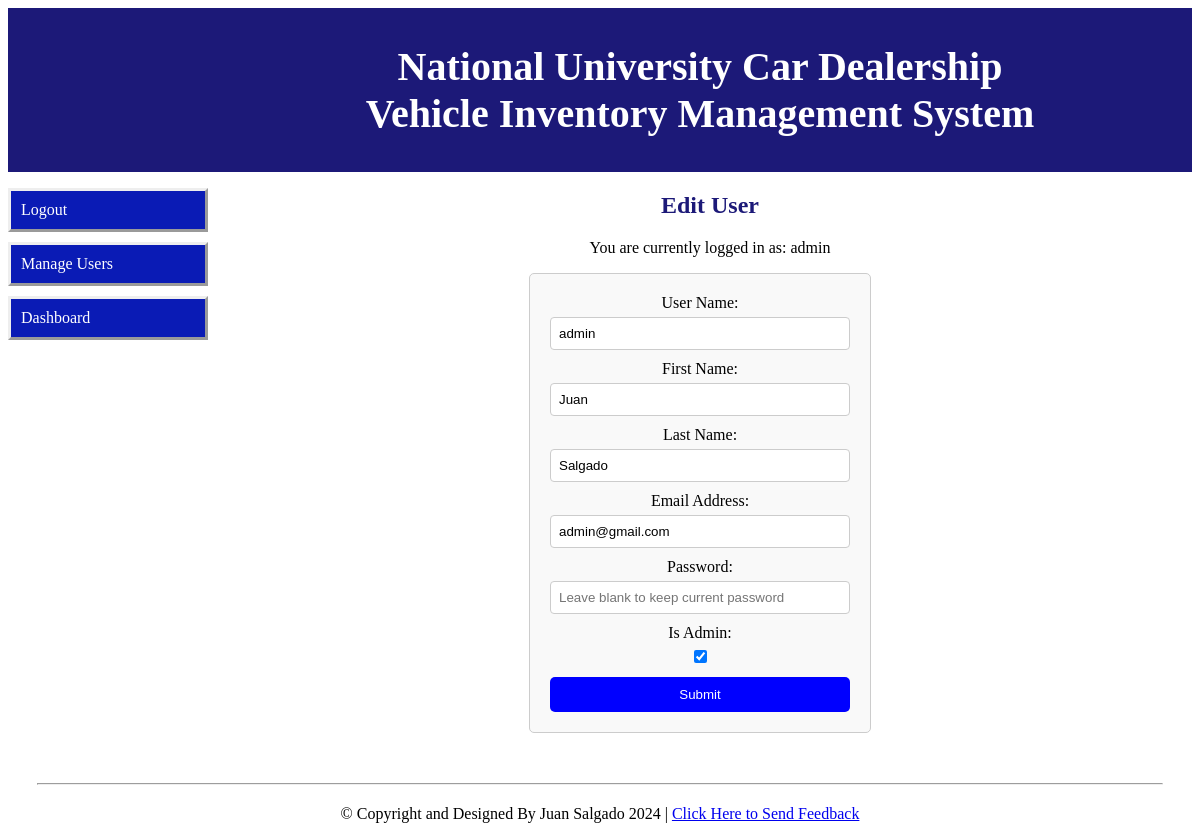
Screenshot of /editUser.php?id=1 (signed in) with the database file from the repository.
### tables this page shows
CREATE TABLE `Users` (
  `user_id` int(10) UNSIGNED NOT NULL COMMENT 'Auto increment Primary key.',
  `user_name` varchar(50) NOT NULL COMMENT 'Ensures each username is unique.',
  `last_name` varchar(50) NOT NULL COMMENT 'Standard index for faster search.',
  `first_name` varchar(50) NOT NULL COMMENT 'Standard index for faster search.',
  `email` varchar(150) NOT NULL COMMENT 'Ensures each email is unique.',
  `is_admin` tinyint(1) NOT NULL DEFAULT 0 COMMENT 'user = 0 (no admin priv)\r\nadmin = 1 (admin priv).',
  `password` varchar(255) DEFAULT NULL,
  `registration_date` datetime NOT NULL DEFAULT current_timestamp()
);

### editUser.php (the view, shortened to what this page needs)
<?php
include "includes/header.php";
include "includes/db.php";
if (isset($_GET['id'])) {
    $user_id = $_GET['id'];
    $stmt = $pdo->prepare("SELECT * FROM Users WHERE user_id = ?");
    $stmt->execute([$user_id]);
    $user = $stmt->fetch();
}
?>
<nav class="side-navigation">
    <ul>
        <li><a href="index.php">Logout</a></li>
        <li><a href="manageUsers.php">Manage Users</a></li>
        <li><a href="dashboard.php">Dashboard</a></li>
    </ul>
</nav>
<h2 class="h2-center">Edit User</h2>
<main class="main-content">
    <p>You are currently logged in as: <?php echo $_SESSION['username']; ?></p>
    <div class="register-container">
        <form action="editUser.php?id=<?php echo $user_id; ?>" method="post">
            <div class="form-group">
                <label for="username">User Name:</label>
                <input type="text" id="username" name="username" value="<?php echo htmlspecialchars($user['user_name']); ?>" required>
            </div>
            <div class="form-group">
                <label for="first_name">First Name:</label>
                <input type="text" id="first_name" name="first_name" value="<?php echo htmlspecialchars($user['first_name']); ?>" required>
            </div>
            <div class="form-group">
                <label for="last_name">Last Name:</label>
                <input type="text" id="last_name" name="last_name" value="<?php echo htmlspecialchars($user['last_name']); ?>" required>
            </div>
            <div class="form-group">
                <label for="email">Email Address:</label>
                <input type="email" id="email" name="email" value="<?php echo htmlspecialchars($user['email']); ?>" required>
            </div>
            <div class="form-group">
                <label for="password">Password:</label>
                <input type="password" id="password" name="password" placeholder="Leave blank to keep current password">
            </div>
            <div class="form-group">
                <label for="is_admin">Is Admin:</label>
                <input type="checkbox" id="is_admin" name="is_admin" <?php if ($user['is_admin']) echo 'checked'; ?>>
            </div>
            <button type="submit" class="register-button">Submit</button>
        </form>
    </div>
</main>
<hr class="footer-divider">
<?php require "includes/footer.php"; ?>

### style.css (style rules this page uses)
.main-content { text-align: center; margin-left: 200px; }
.footer-divider { width: 95%; margin: 50 auto; border-top: 1px solid #00000062; margin-top: 50px; }
.h2-center { text-align: center; color: rgb(28, 25, 120); margin-left: 200px; }
.form-group { margin-bottom: 10px; }
.form-group label { display: block; margin-bottom: 5px; }
.form-group input[type="text"], .form-group input[type="password"] { width: 100%; padding: 8px; border: 1px solid #ccc; border-radius: 4px; }
.side-navigation { width: 200px; float: left; margin-right: 20px; }
.side-navigation ul { list-style: none; padding: 0; }
.side-navigation ul li { margin-bottom: 10px; }
.side-navigation ul li a { display: block; color: white; text-decoration: none; padding: 10px; background-color: rgb(10, 27, 181); border-style: outset; transition: background-color 0.3s ease; }
.register-container { width: 50%; margin: 0 auto; padding: 40px; border: 1px solid #ccc; border-radius: 5px; background-color: #f9f9f9; }
.form-group { margin-bottom: 15px; }
.form-group input[type="text"], .form-group input[type="password"], .form-group input[type="email"] { width: 100%; padding: 10px; border: 1px solid #ccc; border-radius: 4px; box-sizing: border-box; }
.register-button { width: 10%; padding: 10px; background-color: rgb(38, 56, 136); color: white; border: none; border-radius: 5px; cursor: pointer; transition: background-color 0.3s ease; }
.register-container { width: 300px; margin: 0 auto; padding: 20px; border: 1px solid #ccc; border-radius: 5px; background-color: #f9f9f9; }
.form-group input[type="text"], .form-group input[type="email"], .form-group input[type="password"] { width: 100%; padding: 8px; border: 1px solid #ccc; border-radius: 4px; }
.register-button { width: 100%; padding: 10px; background-color: blue; color: white; border: none; border-radius: 5px; cursor: pointer; }
.main-content { text-align: center; }

### rows the page displays
users: username "admin", first_name "Juan", last_name "Salgado", email "admin@gmail.com", is_admin "☑"

### other values shown
$_SESSION['username'] "admin"
